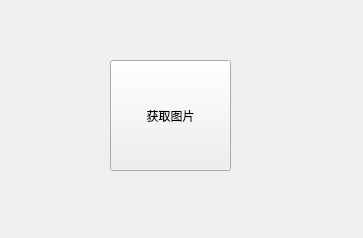
<?xml version="1.0" encoding="UTF-8"?>
<ui version="4.0">
 <class>Form</class>
 <widget class="QWidget" name="Form">
  <property name="geometry">
   <rect>
    <x>0</x>
    <y>0</y>
    <width>363</width>
    <height>238</height>
   </rect>
  </property>
  <property name="windowTitle">
   <string>随机壁纸工具</string>
  </property>
  <widget class="QPushButton" name="pushButton">
   <property name="geometry">
    <rect>
     <x>110</x>
     <y>60</y>
     <width>121</width>
     <height>111</height>
    </rect>
   </property>
   <property name="text">
    <string>获取图片</string>
   </property>
  </widget>
 </widget>
 <resources/>
 <connections/>
</ui>
